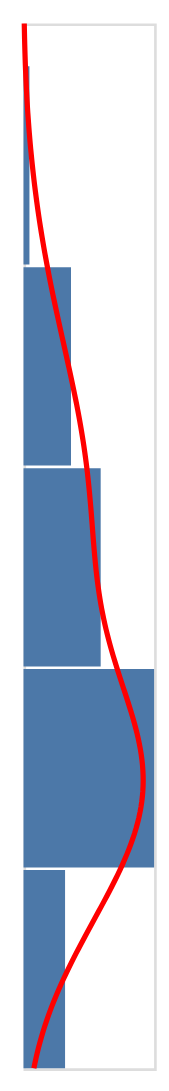

Notebook source saved alongside this figure:
### Code cell
# right histogram
right_hist = alt.Chart(df).transform_filter(subgroup).mark_bar().encode(
    y = alt.Y('Insurance_rate:Q', bin = alt.Bin(maxbins = 10), axis = None, scale = alt.Scale(domain = [0, 26])),
    x = alt.X('count()', axis = None),
).properties(
    width=50,
    height=400
).add_selection(
    subgroup
)

# density line
right_line = alt.Chart(df).transform_filter(subgroup).transform_density(
    'Insurance_rate',
    as_ = ['Insurance_rate', 'density'],
    extent = [0, 26]
).mark_line(orient = alt.Orientation('horizontal')).encode(
    y = alt.Y('Insurance_rate:Q', axis = None, scale = alt.Scale(domain = [0, 26])),
    x = alt.X('density:Q', axis = None),
    color = alt.value('red')
).properties(
    width=50,
    height=400
)

hlines = alt.Chart(df).transform_filter(subgroup).mark_rule(color = 'red').encode(
    y = alt.Y('Insurance_rate:Q', axis = None, scale = alt.Scale(domain = [0, 26])),
    size = alt.value(4),
    opacity = alt.condition(selection, alt.value(1), alt.value(0)),
).properties(
    width=50,
    height=400
).add_selection(
    selection
)

right = (right_hist + right_line + hlines).resolve_scale(x = 'independent')
right

### Figure 1 — Vega-Lite specification as saved in the notebook (floating-point values rounded to 4 significant figures)
{"layer": [{"mark": "bar", "encoding": {"x": {"aggregate": "count", "axis": null, "type": "quantitative"}, "y": {"axis": null, "bin": {"maxbins": 10}, "field": "Insurance_rate", "scale": {"domain": [0, 26]}, "type": "quantitative"}}, "height": 400, "selection": {"subgroup": {"type": "single", "fields": ["Disabled"], "init": {"Disabled": true}, "bind": {"input": "radio", "options": [true, false]}}}, "transform": [{"filter": {"selection": "subgroup"}}], "width": 50}, {"mark": {"type": "line", "orient": "horizontal"}, "encoding": {"color": {"value": "red"}, "x": {"axis": null, "field": "density", "type": "quantitative"}, "y": {"axis": null, "field": "Insurance_rate", "scale": {"domain": [0, 26]}, "type": "quantitative"}}, "height": 400, "transform": [{"filter": {"selection": "subgroup"}}, {"density": "Insurance_rate", "extent": [0, 26], "as": ["Insurance_rate", "density"]}], "width": 50}, {"mark": {"type": "rule", "color": "red"}, "encoding": {"opacity": {"condition": {"value": 1, "selection": "selector012"}, "value": 0}, "size": {"value": 4}, "y": {"axis": null, "field": "Insurance_rate", "scale": {"domain": [0, 26]}, "type": "quantitative"}}, "height": 400, "selection": {"selector012": {"type": "single", "empty": "none", "on": "mouseover", "nearest": true, "fields": ["Income", "Insurance_rate"]}}, "transform": [{"filter": {"selection": "subgroup"}}], "width": 50}], "data": {"name": "data-d2f0a3f7b94fe92587cce19ac6617e23"}, "resolve": {"scale": {"x": "independent"}}, "$schema": "https://vega.github.io/schema/vega-lite/v4.17.0.json", "datasets": {"data-d2f0a3f7b94fe92587cce19ac6617e23": [{"Location": "ALABAMA", "Insurance_rate": 14.5, "Income": 40400, "Disabled": true}, {"Location": "ALASKA", "Insurance_rate": 11.1, "Income": 46800, "Disabled": true}, {"Location": "ARIZONA", "Insurance_rate": 11.0, "Income": 39200, "Disabled": true}, {"Location": "ARKANSAS", "Insurance_rate": 7.4, "Income": 35400, "Disabled": true}, {"Location": "CALIFORNIA", "Insurance_rate": 7.6, "Income": 48500, "Disabled": true}, {"Location": "COLORADO", "Insurance_rate": 8.1, "Income": 47500, "Disabled": true}, {"Location": "CONNECTICUT", "Insurance_rate": 5.0, "Income": 50500, "Disabled": true}, {"Location": "DELAWARE", "Insurance_rate": 7.0, "Income": 50500, "Disabled": true}, {"Location": "DISTRICT OF COLUMBIA", "Insurance_rate": 2.9, "Income": 60600, "Disabled": true}, {"Location": "FLORIDA", "Insurance_rate": 15.1, "Income": 38400, "Disabled": true}, {"Location": "GEORGIA", "Insurance_rate": 16.5, "Income": 40400, "Disabled": true}, {"Location": "HAWAII", "Insurance_rate": 6.7, "Income": 50500, "Disabled": true}, {"Location": "IDAHO", "Insurance_rate": 11.7, "Income": 40400, "Disabled": true}, {"Location": "ILLINOIS", "Insurance_rate": 7.4, "Income": 43900, "Disabled": true}, {"Location": "INDIANA", "Insurance_rate": 8.9, "Income": 40400, "Disabled": true}, {"Location": "IOWA", "Insurance_rate": 5.1, "Income": 40400, "Disabled": true}, {"Location": "KANSAS", "Insurance_rate": 14.5, "Income": 40400, "Disabled": true}, {"Location": "KENTUCKY", "Insurance_rate": 4.9, "Income": 37400, "Disabled": true}, {"Location": "LOUISIANA", "Insurance_rate": 8.5, "Income": 40400, "Disabled": true}, {"Location": "MAINE", "Insurance_rate": 7.6, "Income": 39800, "Disabled": true}, {"Location": "MARYLAND", "Insurance_rate": 5.5, "Income": 54500, "Disabled": true}, {"Location": "MASSACHUSETTS", "Insurance_rate": 3.6, "Income": 52500, "Disabled": true}, {"Location": "MICHIGAN", "Insurance_rate": 6.3, "Income": 40400, "Disabled": true}, {"Location": "MINNESOTA", "Insurance_rate": 6.6, "Income": 48500, "Disabled": true}, {"Location": "MISSISSIPPI", "Insurance_rate": 16.5, "Income": 32300, "Disabled": true}, {"Location": "MISSOURI", "Insurance_rate": 14.5, "Income": 37400, "Disabled": true}, {"Location": "MONTANA", "Insurance_rate": 10.6, "Income": 37400, "Disabled": true}, {"Location": "NEBRASKA", "Insurance_rate": 17.4, "Income": 48500, "Disabled": true}, {"Location": "NEVADA", "Insurance_rate": 12.0, "Income": 40400, "Disabled": true}, {"Location": "NEW HAMPSHIRE", "Insurance_rate": 8.8, "Income": 51500, "Disabled": true}, {"Location": "NEW JERSEY", "Insurance_rate": 7.6, "Income": 50500, "Disabled": true}, {"Location": "NEW MEXICO", "Insurance_rate": 9.3, "Income": 38800, "Disabled": true}, {"Location": "NEW YORK", "Insurance_rate": 4.5, "Income": 48500, "Disabled": true}, {"Location": "NORTH CAROLINA", "Insurance_rate": 14.1, "Income": 38400, "Disabled": true}, {"Location": "NORTH DAKOTA", "Insurance_rate": 12.6, "Income": 44400, "Disabled": true}, {"Location": "OHIO", "Insurance_rate": 8.0, "Income": 40400, "Disabled": true}, {"Location": "OKLAHOMA", "Insurance_rate": 21.4, "Income": 38400, "Disabled": true}, {"Location": "OREGON", "Insurance_rate": 7.4, "Income": 40400, "Disabled": true}, {"Location": "PENNSYLVANIA", "Insurance_rate": 6.6, "Income": 40400, "Disabled": true}, {"Location": "RHODE ISLAND", "Insurance_rate": 3.0, "Income": 50500, "Disabled": true}, {"Location": "SOUTH CAROLINA", "Insurance_rate": 15.1, "Income": 40400, "Disabled": true}, {"Location": "SOUTH DAKOTA", "Insurance_rate": 17.7, "Income": 36400, "Disabled": true}, {"Location": "TENNESSEE", "Insurance_rate": 13.8, "Income": 38400, "Disabled": true}, {"Location": "TEXAS", "Insurance_rate": 19.5, "Income": 40400, "Disabled": true}, {"Location": "UTAH", "Insurance_rate": 12.3, "Income": 40800, "Disabled": true}, {"Location": "VERMONT", "Insurance_rate": 4.4, "Income": 42400, "Disabled": true}, {"Location": "VIRGINIA", "Insurance_rate": 10.1, "Income": 46500, "Disabled": true}, {"Location": "WASHINGTON", "Insurance_rate": 7.1, "Income": 50500, "Disabled": true}, {"Location": "WEST VIRGINIA", "Insurance_rate": 4.2, "Income": 39400, "Disabled": true}, {"Location": "WISCONSIN", "Insurance_rate": 6.6, "Income": 43400, "Disabled": true}, {"Location": "WYOMING", "Insurance_rate": 18.2, "Income": 50500, "Disabled": true}, {"Location": "ALABAMA", "Insurance_rate": 14.6, "Income": 40400, "Disabled": false}, {"Location": "ALASKA", "Insurance_rate": 15.2, "Income": 46800, "Disabled": false}, {"Location": "ARIZONA", "Insurance_rate": 15.6, "Income": 39200, "Disabled": false}, {"Location": "ARKANSAS", "Insurance_rate": 14.0, "Income": 35400, "Disabled": false}, {"Location": "CALIFORNIA", "Insurance_rate": 11.2, "Income": 48500, "Disabled": false}, {"Location": "COLORADO", "Insurance_rate": 10.6, "Income": 47500, "Disabled": false}, {"Location": "CONNECTICUT", "Insurance_rate": 8.6, "Income": 50500, "Disabled": false}, {"Location": "DELAWARE", "Insurance_rate": 9.5, "Income": 50500, "Disabled": false}, {"Location": "DISTRICT OF COLUMBIA", "Insurance_rate": 4.2, "Income": 60600, "Disabled": false}, {"Location": "FLORIDA", "Insurance_rate": 19.7, "Income": 38400, "Disabled": false}, {"Location": "GEORGIA", "Insurance_rate": 18.6, "Income": 40400, "Disabled": false}, {"Location": "HAWAII", "Insurance_rate": 5.1, "Income": 50500, "Disabled": false}, {"Location": "IDAHO", "Insurance_rate": 16.2, "Income": 40400, "Disabled": false}, {"Location": "ILLINOIS", "Insurance_rate": 10.5, "Income": 43900, "Disabled": false}, {"Location": "INDIANA", "Insurance_rate": 11.9, "Income": 40400, "Disabled": false}, {"Location": "IOWA", "Insurance_rate": 7.1, "Income": 40400, "Disabled": false}, {"Location": "KANSAS", "Insurance_rate": 12.6, "Income": 40400, "Disabled": false}, {"Location": "KENTUCKY", "Insurance_rate": 9.6, "Income": 37400, "Disabled": false}, {"Location": "LOUISIANA", "Insurance_rate": 13.7, "Income": 40400, "Disabled": false}, {"Location": "MAINE", "Insurance_rate": 12.1, "Income": 39800, "Disabled": false}, {"Location": "MARYLAND", "Insurance_rate": 8.5, "Income": 54500, "Disabled": false}, {"Location": "MASSACHUSETTS", "Insurance_rate": 4.4, "Income": 52500, "Disabled": false}, {"Location": "MICHIGAN", "Insurance_rate": 8.6, "Income": 40400, "Disabled": false}, {"Location": "MINNESOTA", "Insurance_rate": 6.5, "Income": 48500, "Disabled": false}, {"Location": "MISSISSIPPI", "Insurance_rate": 19.7, "Income": 32300, "Disabled": false}, {"Location": "MISSOURI", "Insurance_rate": 14.0, "Income": 37400, "Disabled": false}, {"Location": "MONTANA", "Insurance_rate": 11.8, "Income": 37400, "Disabled": false}, {"Location": "NEBRASKA", "Insurance_rate": 10.4, "Income": 48500, "Disabled": false}, {"Location": "NEVADA", "Insurance_rate": 15.8, "Income": 40400, "Disabled": false}, {"Location": "NEW HAMPSHIRE", "Insurance_rate": 9.0, "Income": 51500, "Disabled": false}, {"Location": "NEW JERSEY", "Insurance_rate": 11.3, "Income": 50500, "Disabled": false}, {"Location": "NEW MEXICO", "Insurance_rate": 15.2, "Income": 38800, "Disabled": false}, {"Location": "NEW YORK", "Insurance_rate": 7.9, "Income": 48500, "Disabled": false}, {"Location": "NORTH CAROLINA", "Insurance_rate": 16.6, "Income": 38400, "Disabled": false}, {"Location": "NORTH DAKOTA", "Insurance_rate": 8.0, "Income": 44400, "Disabled": false}, {"Location": "OHIO", "Insurance_rate": 9.2, "Income": 40400, "Disabled": false}, {"Location": "OKLAHOMA", "Insurance_rate": 21.2, "Income": 38400, "Disabled": false}, {"Location": "OREGON", "Insurance_rate": 10.5, "Income": 40400, "Disabled": false}, {"Location": "PENNSYLVANIA", "Insurance_rate": 7.9, "Income": 40400, "Disabled": false}, {"Location": "RHODE ISLAND", "Insurance_rate": 6.4, "Income": 50500, "Disabled": false}, {"Location": "SOUTH CAROLINA", "Insurance_rate": 15.8, "Income": 40400, "Disabled": false}, {"Location": "SOUTH DAKOTA", "Insurance_rate": 13.2, "Income": 36400, "Disabled": false}, {"Location": "TENNESSEE", "Insurance_rate": 14.8, "Income": 38400, "Disabled": false}, {"Location": "TEXAS", "Insurance_rate": 24.5, "Income": 40400, "Disabled": false}, {"Location": "UTAH", "Insurance_rate": 12.0, "Income": 40800, "Disabled": false}, {"Location": "VERMONT", "Insurance_rate": 7.3, "Income": 42400, "Disabled": false}, {"Location": "VIRGINIA", "Insurance_rate": 10.9, "Income": 46500, "Disabled": false}, {"Location": "WASHINGTON", "Insurance_rate": 9.4, "Income": 50500, "Disabled": false}, {"Location": "WEST VIRGINIA", "Insurance_rate": 10.9, "Income": 39400, "Disabled": false}, {"Location": "WISCONSIN", "Insurance_rate": 8.2, "Income": 43400, "Disabled": false}, {"Location": "WYOMING", "Insurance_rate": 16.2, "Income": 50500, "Disabled": false}]}}
